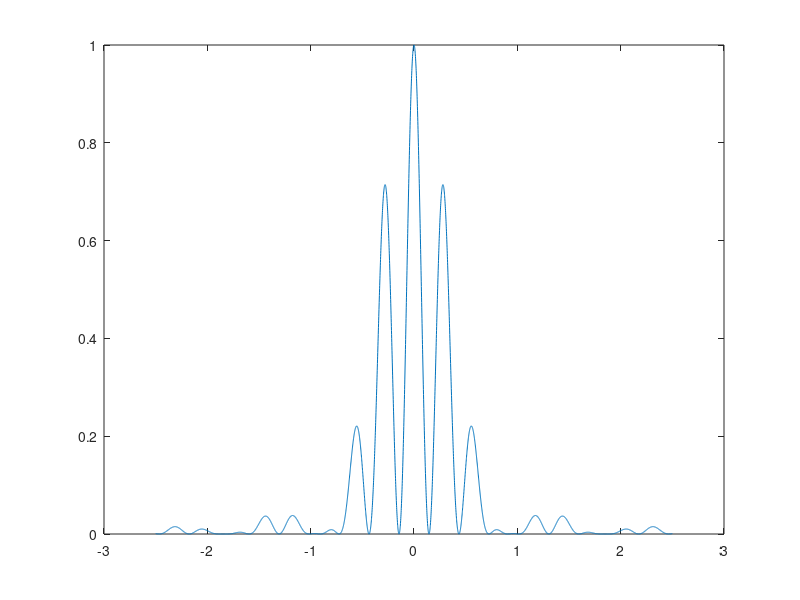

Reproduce this figure in MATLAB. (Note: this script raises an error after producing the figure.)
% BASIC IMAGE ANALYSIS SCRIPT
% This script is intended as an example to help you analyze the pictures you have acquired
% during the "Diffraction, interference and Fourier filtering" lab. Notice that you cannot
% simply run the algorithm "as it is", you will need to change a few things to make it
% work with your images (therefore you will have to understand it, contact your lab
% supervisor if you have questions). You can also write your own algorithm making
% different steps if you want (this here is just for inspiration).

close all; clear all;
%%
lamb = 632.8*10^-9;
b = 4*10^-5;%;4*10^-5;
a = 1.25*10^-4;%1.25*10^-4;
L = 0.972;
N = 2;
new_b_min = @(y,m) lamb*m*L./y;
new_a_min = @(y,m) lamb*(m-1/2)*L./y;
thetas_analytical = deg2rad(-2.5:0.001:2.5);
Beta = @(theta) pi*b*sin(theta)./lamb;
Alpha = @(theta) pi*a*sin(theta)./lamb;
beta = Beta(thetas_analytical);
alph = Alpha(thetas_analytical);
diff = (sin(beta)./beta).^2;
%inter = cos(alph).^2;
inter = (sin(N.*alph)./sin(alph)).^2;%.*(mod(alph,pi)~=0)+N.^2*(mod(alph,pi)==0);
R = diff.*inter;
R = R./max(R);
plot(rad2deg(thetas_analytical),R);
rel_err = @(y,m) (new_b(y,m)-b)/b;
%% Import the image to Matlab
path = 'Images/DoubleSlitNew/doubleSlit.jpg';
channel = 1;
rotation = 3.6;
sec_x = 1000:3000;
sec_y = 1500:1550;
baseline_sign = 0; % No baseline subtraction or addition
shift = (782+1412)/2;
S = (90/5);
L = 0.972;
show_steps = true;
mm_limit = [-100,100];
deg_limit = [-2,2];
offset = 1700;
[xAxisDeg, xAxisMm, data3] = image_process(path,channel,rotation,sec_x, ...
               sec_y,baseline_sign,shift,S,L,show_steps,mm_limit,deg_limit,offset);
%% Interference : a
visualize = true;
[PKS,LOCS] = find_min(data3,xAxisMm,0.5,2.5,visualize);
y_interference = LOCS*10^-3;
if visualize
    grid on;
    xlabel('mm - displacement');
    ylabel('Normalized signal');
    title('Normalized signal vs angle with Min peaks');
    xlim([-60 , 60]);
    ylim([0 , 1]);
end
if show_steps
    plot(xAxisDeg,data3);
    hold on
    degs = atand(y_interference/L);
    scatter(degs,PKS,'r^','filled');
    plot(rad2deg(thetas_analytical),R,"m");
    hold off
    grid on;
    xlabel('Angle (°)');
    ylabel('Normalized signal');
    title('Normalized signal vs angle with Min peaks');
    xlim([-3.2, 3.2]);
    ylim([0 , 1]);
    legend(["Exp - values","Minima","Analytical"])  
end
left_hand = sum(y_interference<0);
right_hand = sum(y_interference>=0);
m_inter = [-left_hand:-1 1:right_hand];
slit_spacings = new_a_min(y_interference,m_inter);
a_mean = mean(slit_spacings);
a_std = std(slit_spacings);


%% Interference Error:
N_inter = length(slit_spacings);
dL = 5*10^-3;
dP = 25;

dy = dP/(S*10^3);

mabs_inter = abs(m_inter);
da = sqrt((dL*lamb*(mabs_inter-1/2)./y_interference).^2+((mabs_inter-1/2).*L*dy*lamb./(y_interference.^2)).^2);
da_mean = mean(da.^2);
da_std = std(da);

fprintf("Interference\n");
fprintf("a = %.3e +- %.3e\n",a_mean,da_mean);
fprintf("a_std = %.3e \n",a_std);
fprintf("Error std = %.3e \n\n",da_std);
%%
% Diffraction : b

[PKS,LOCS] = find_min(data3,xAxisMm,2.5,inf,visualize);
y_diffraction = LOCS*10^-3;
if visualize
    grid on;
    xlabel('mm - displacement');
    ylabel('Normalized signal');
    title('Normalized signal vs angle with Min peaks');
    xlim([-60 , 60]);
    ylim([0 , 1]);
end
left_hand = sum(y_diffraction<0);
right_hand = sum(y_diffraction>=0);
m_diff = [-left_hand:-1 1:right_hand];
slit_widths = new_b_min(y_diffraction,m_diff);
b_mean = mean(slit_widths);
b_std = std(slit_widths);
%% Diffraction Error:
N_diff = length(slit_widths);
mabs_diff = abs(m_diff);
db =sqrt((dL*lamb*mabs_diff./y_diffraction).^2+(mabs_diff.*L*dy*lamb./(y_diffraction.^2)).^2);
db_mean = sqrt(mean(db.^2));
db_std = std(db);
fprintf("Diffraction\n");
fprintf("b = %.3e +- %.3e\n",b_mean,db_mean);
fprintf("b_std = %.3e \n",b_std);
fprintf("Error std = %.3e \n",db_std);
